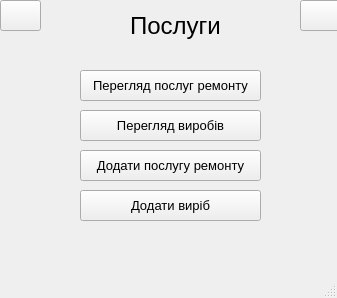
<?xml version="1.0" encoding="UTF-8"?>
<ui version="4.0">
 <class>MainWindow</class>
 <widget class="QMainWindow" name="MainWindow">
  <property name="geometry">
   <rect>
    <x>0</x>
    <y>0</y>
    <width>337</width>
    <height>298</height>
   </rect>
  </property>
  <property name="windowTitle">
   <string>MainWindow</string>
  </property>
  <widget class="QWidget" name="centralwidget">
   <widget class="QPushButton" name="exit_button">
    <property name="geometry">
     <rect>
      <x>300</x>
      <y>0</y>
      <width>41</width>
      <height>31</height>
     </rect>
    </property>
    <property name="text">
     <string/>
    </property>
    <property name="icon">
     <iconset resource="../resources.qrc">
      <normaloff>:/newPrefix/assets/exit.png</normaloff>:/newPrefix/assets/exit.png</iconset>
    </property>
    <property name="iconSize">
     <size>
      <width>25</width>
      <height>25</height>
     </size>
    </property>
    <property name="checkable">
     <bool>false</bool>
    </property>
    <property name="flat">
     <bool>false</bool>
    </property>
   </widget>
   <widget class="QLabel" name="label_2">
    <property name="geometry">
     <rect>
      <x>130</x>
      <y>10</y>
      <width>101</width>
      <height>31</height>
     </rect>
    </property>
    <property name="font">
     <font>
      <pointsize>18</pointsize>
      <weight>50</weight>
      <bold>false</bold>
     </font>
    </property>
    <property name="text">
     <string>Послуги</string>
    </property>
   </widget>
   <widget class="QPushButton" name="back_button">
    <property name="geometry">
     <rect>
      <x>0</x>
      <y>0</y>
      <width>41</width>
      <height>31</height>
     </rect>
    </property>
    <property name="text">
     <string/>
    </property>
    <property name="icon">
     <iconset resource="../resources.qrc">
      <normaloff>:/newPrefix/assets/arrow.png</normaloff>:/newPrefix/assets/arrow.png</iconset>
    </property>
    <property name="iconSize">
     <size>
      <width>25</width>
      <height>25</height>
     </size>
    </property>
    <property name="checkable">
     <bool>false</bool>
    </property>
    <property name="flat">
     <bool>false</bool>
    </property>
   </widget>
   <widget class="QPushButton" name="to_view_repair_services_button">
    <property name="geometry">
     <rect>
      <x>80</x>
      <y>70</y>
      <width>181</width>
      <height>31</height>
     </rect>
    </property>
    <property name="font">
     <font>
      <pointsize>10</pointsize>
     </font>
    </property>
    <property name="text">
     <string>Перегляд послуг ремонту</string>
    </property>
   </widget>
   <widget class="QPushButton" name="to_view_products_button">
    <property name="geometry">
     <rect>
      <x>80</x>
      <y>110</y>
      <width>181</width>
      <height>31</height>
     </rect>
    </property>
    <property name="font">
     <font>
      <pointsize>10</pointsize>
     </font>
    </property>
    <property name="text">
     <string>Перегляд виробів</string>
    </property>
   </widget>
   <widget class="QPushButton" name="add_repair_service_button">
    <property name="geometry">
     <rect>
      <x>80</x>
      <y>150</y>
      <width>181</width>
      <height>31</height>
     </rect>
    </property>
    <property name="font">
     <font>
      <pointsize>10</pointsize>
     </font>
    </property>
    <property name="text">
     <string>Додати послугу ремонту</string>
    </property>
   </widget>
   <widget class="QPushButton" name="add_product_button">
    <property name="geometry">
     <rect>
      <x>80</x>
      <y>190</y>
      <width>181</width>
      <height>31</height>
     </rect>
    </property>
    <property name="font">
     <font>
      <pointsize>10</pointsize>
     </font>
    </property>
    <property name="text">
     <string>Додати виріб</string>
    </property>
   </widget>
  </widget>
  <widget class="QStatusBar" name="statusbar"/>
 </widget>
 <resources>
  <include location="../resources.qrc"/>
 </resources>
 <connections/>
</ui>
